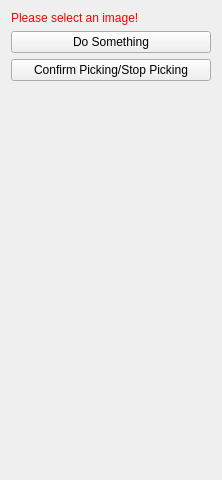
<?xml version="1.0" encoding="UTF-8"?>
<ui version="4.0">
 <class>PickerExampleControls</class>
 <widget class="QWidget" name="PickerExampleControls">
  <property name="geometry">
   <rect>
    <x>0</x>
    <y>0</y>
    <width>222</width>
    <height>480</height>
   </rect>
  </property>
  <property name="minimumSize">
   <size>
    <width>0</width>
    <height>0</height>
   </size>
  </property>
  <property name="windowTitle">
   <string>QmitkTemplate</string>
  </property>
  <layout class="QVBoxLayout" name="verticalLayout">
   <item>
    <widget class="QLabel" name="labelWarning">
     <property name="styleSheet">
      <string notr="true">QLabel { color: rgb(255, 0, 0) }</string>
     </property>
     <property name="text">
      <string>Please select an image!</string>
     </property>
    </widget>
   </item>
   <item>
    <widget class="QPushButton" name="buttonPerformImageProcessing">
     <property name="toolTip">
      <string>Do image processing</string>
     </property>
     <property name="text">
      <string>Do Something</string>
     </property>
    </widget>
   </item>
   <item>
    <widget class="QPushButton" name="m_PBStopPicking">
     <property name="text">
      <string>Confirm Picking/Stop Picking</string>
     </property>
    </widget>
   </item>
   <item>
    <spacer name="spacer1">
     <property name="orientation">
      <enum>Qt::Vertical</enum>
     </property>
     <property name="sizeType">
      <enum>QSizePolicy::Expanding</enum>
     </property>
     <property name="sizeHint" stdset="0">
      <size>
       <width>20</width>
       <height>220</height>
      </size>
     </property>
    </spacer>
   </item>
  </layout>
 </widget>
 <layoutdefault spacing="6" margin="11"/>
 <resources/>
 <connections/>
</ui>
